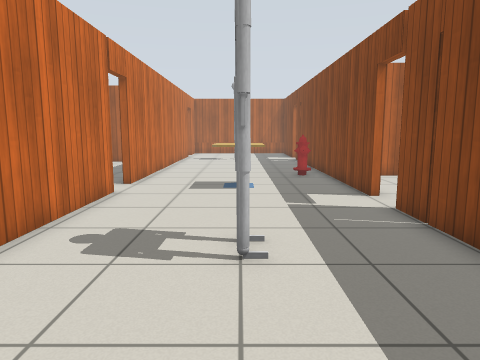
View 1 (above)

21 first-person views from a walk through a robot-simulator world made for Gazebo. The camera is 1 m above the floor, tilts 8° down and sees 70° across. The lines on the ground mark 1 m squares. The floor is counted in squares, 0.5 m on a side. Each view is taken from the middle of a square. On the plan, view 1 faces up. The plan holds only what a view shows up to about 18 squares ahead; the rest is blank. Gazebo's built-in surfaces are drawn with simple patterns. Some stock models are drawn as simple stand-ins. Some surface patterns are stand-ins.

View 2
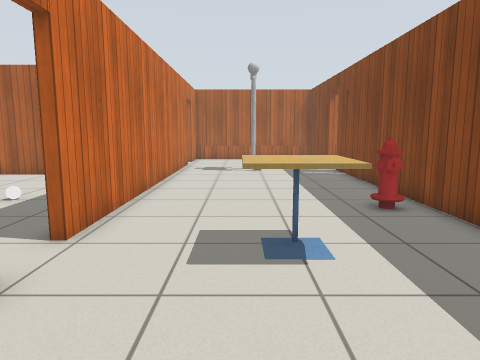

View 3
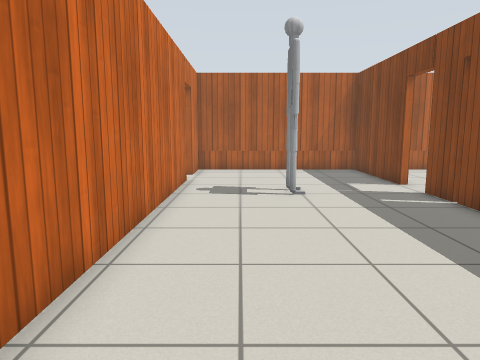

View 4
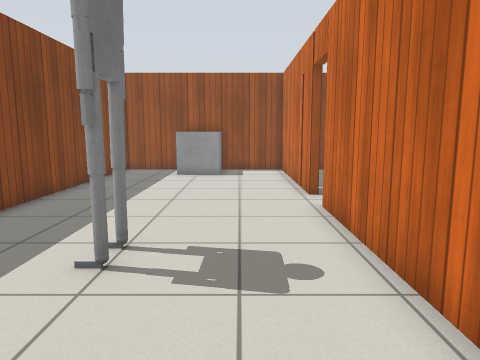

View 5
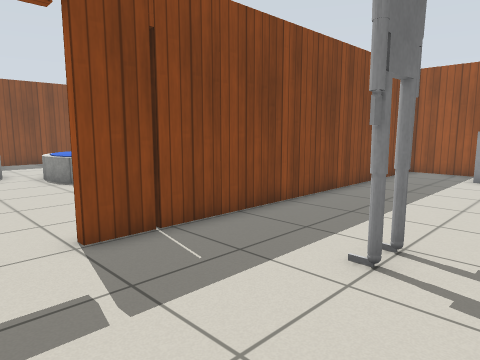

View 6
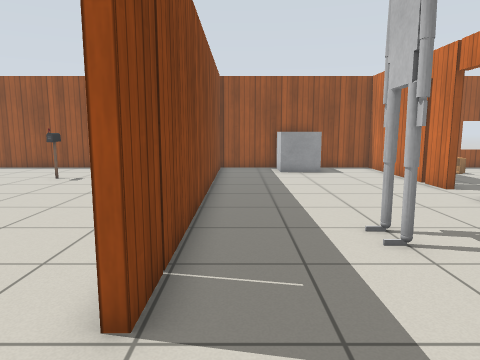

View 7
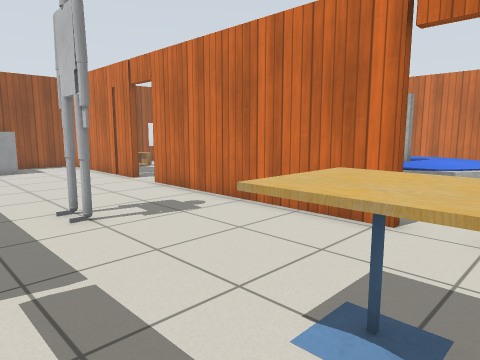

View 8
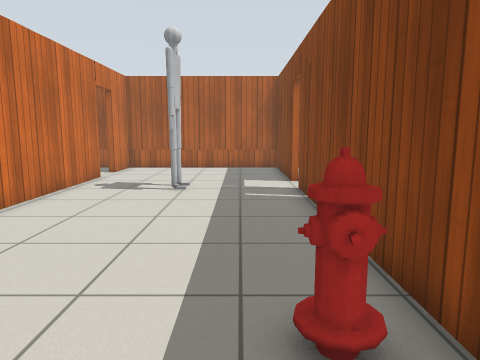

View 9
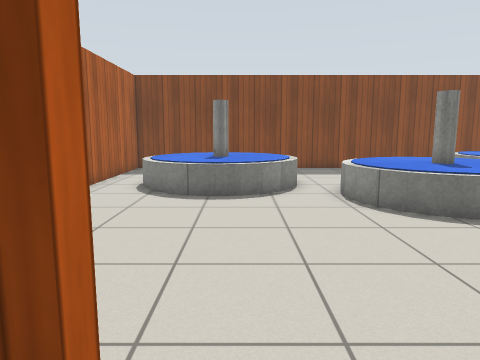

View 10
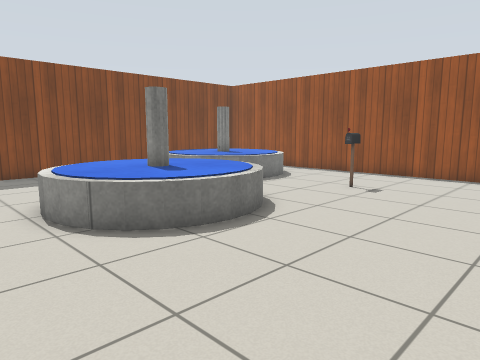

View 11
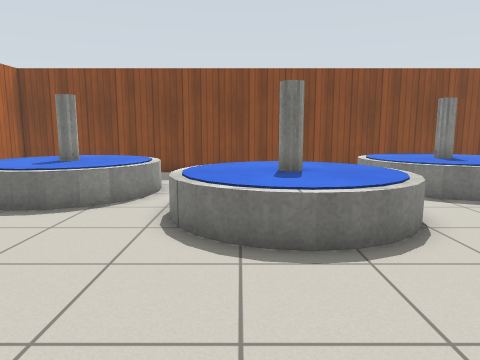

View 12
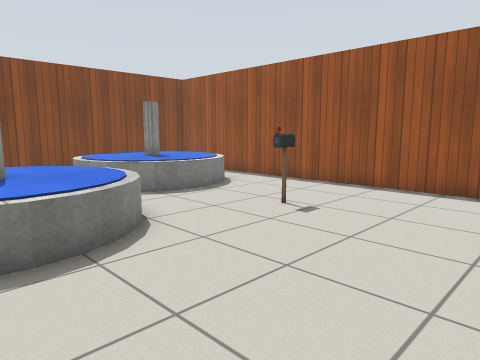

View 13
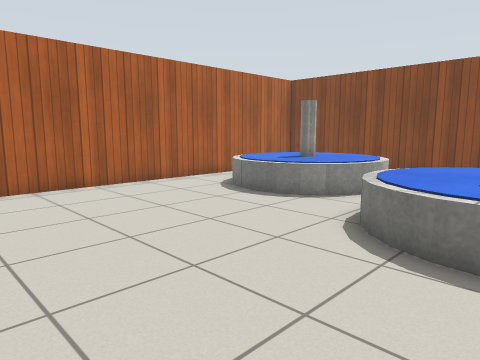

View 14
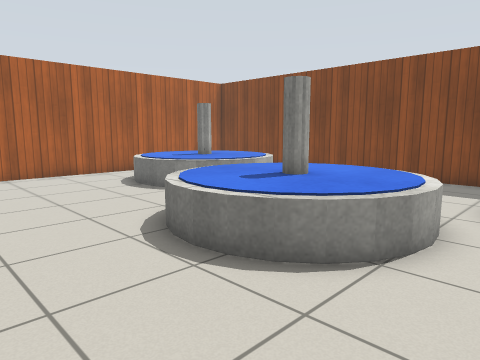

View 15
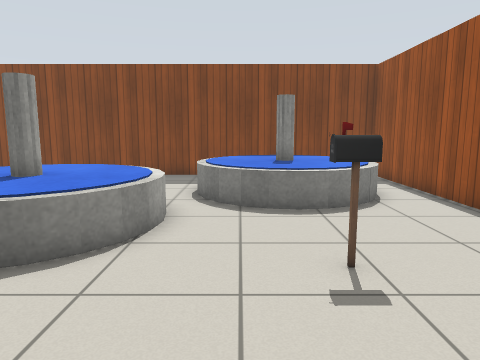

View 16
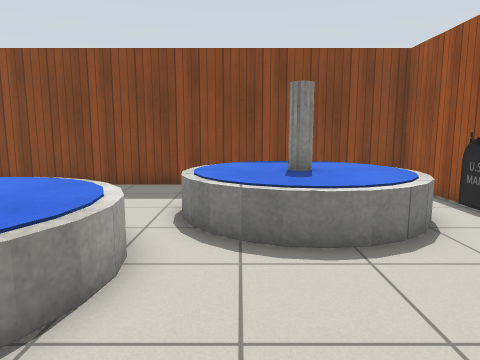

View 17
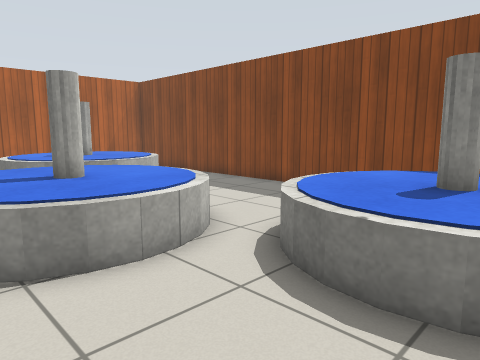

View 18
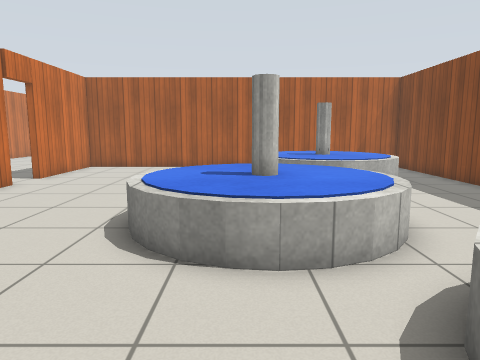

View 19
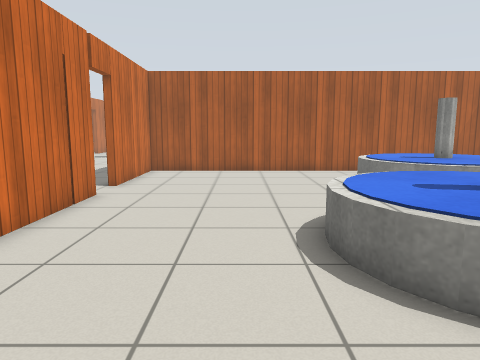

View 20
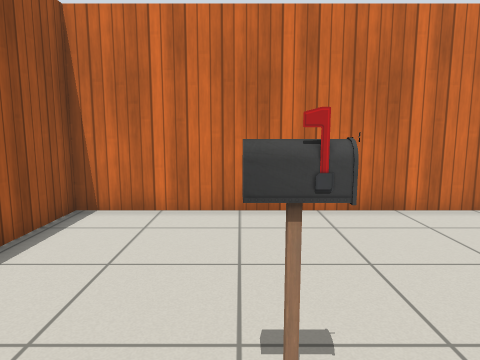

View 21
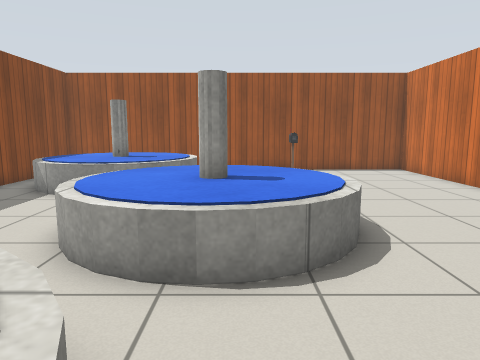

### Floor plan
Ten units are one square. View 1 is at (0, 0); x grows to the right and y downward. Boxes are objects, and circles mark ways between rooms. Rooms are numbered by the first view taken in them; rooms with no view inside come last. Other rooms are left out.
<svg viewBox="-47 -327 271 407">
<path fill="none" stroke="#000" d="M-42 -113 -42 -19M41 -106 41 -235M41 -236 41 -251M-42 -1 -42 72 41 72M41 -269 41 -322 -42 -322 -42 -300M-42 -282 -42 -131M41 65 41 -88M44 -88 44 72 219 72 219 -156 44 -156 44 -106"/>
<rect x="-15" y="45" width="30" height="30" fill="#bbb"><title>other object</title></rect>
<rect x="-15" y="-145" width="30" height="30" fill="#bbb"><title>cafe table</title></rect>
<rect x="-5" y="-65" width="10" height="20" fill="#bbb"><title>other object</title></rect>
<rect x="-5" y="-265" width="10" height="20" fill="#bbb"><title>other object</title></rect>
<rect x="25" y="-165" width="10" height="10" fill="#bbb"><title>fire hydrant</title></rect>
<rect x="105" y="15" width="10" height="20" fill="#bbb"><title>postbox</title></rect>
<rect x="105" y="-75" width="60" height="70" fill="#bbb"><title>fountain</title></rect>
<rect x="135" y="-145" width="60" height="70" fill="#bbb"><title>fountain</title></rect>
<rect x="145" y="-5" width="60" height="60" fill="#bbb"><title>fountain</title></rect>
<circle cx="40" cy="-95" r="3" fill="#2a7"/>
<text x="0" y="-120">1</text>
<text x="130" y="-50">2</text>
</svg>
Room 1 opens to room 2.

Where each view was taken, in squares from view 1:
view 1: 0 up, 0 right, facing up
view 2: 7 up, 1 left, facing up
view 3: 14 up, 2 left, facing up
view 4: 11 up, 2 left, facing down
view 5: 11 up, 2 left, facing down-right
view 6: 12 up, 3 right, facing down
view 7: 14 up, 3 right, facing down-left
view 8: 13 up, 2 right, facing up
view 9: 10 up, 3 right, facing right
view 10: 9 up, 5 right, facing down-right
view 11: 5 up, 5 right, facing right
view 12: 5 up, 5 right, facing down-right
view 13: 3 up, 5 right, facing up-right
view 14: 1 down, 7 right, facing up-right
view 15: 1 down, 6 right, facing right
view 16: 1 down, 9 right, facing right
view 17: 4 down, 11 right, facing up-right
view 18: 4 down, 13 right, facing up
view 19: 2 down, 9 right, facing up
view 20: 3 down, 13 right, facing left
view 21: 11 up, 13 right, facing down
